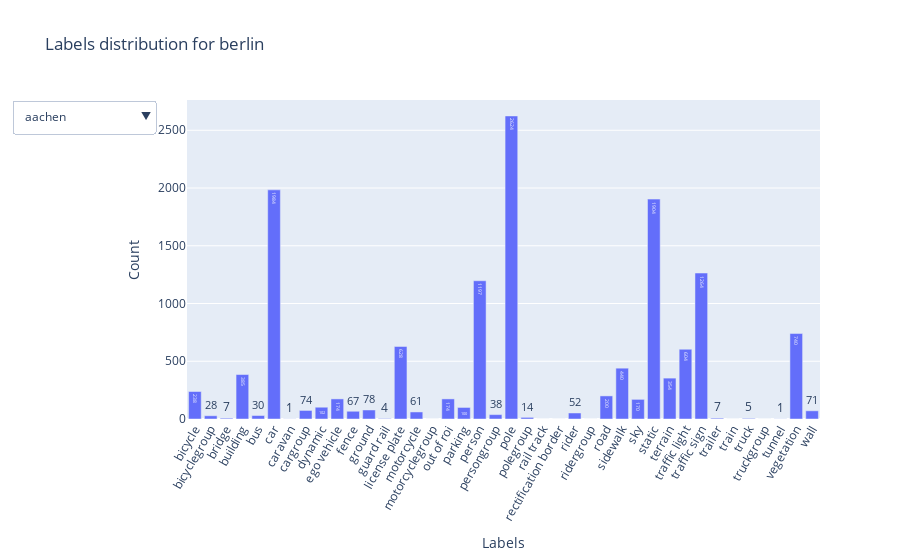

This figure's notebook cell:
### Markdown cell above
## Cities labels distribution

We now make an interactive plot where it is possible to choose the city and see the distribution for every label.

### Code cell
# Function to generate bar plot for a given city
def generate_bar_plot(city):
    city_df = df_count[df_count['city'] == city]
    city_df = city_df.sum(axis=0).drop('city').sort_index()
    trace = go.Bar(x=city_df.index, y=city_df.values, text=city_df.values)
    return trace

# Get the list of unique cities
cities = df_count['city'].unique()

# Create the dropdown menu
dropdown_menu = [
    {
        "buttons": [
            {
                "label": city,
                "method": "update",
                "args": [{"visible": [city == c for c in cities]}, {"title": f"Labels distribution for {city}"}],
            }
            for city in cities
        ],
        "direction": "down",
        "showactive": True,
    }
]

# Create the layout with the dropdown menu
layout = go.Layout(
    title="Labels Distribution for berlin",
    updatemenus=dropdown_menu,
    xaxis=dict(title="Labels", tickangle=-60),
    yaxis=dict(title='Count')
)

# Create the subplots
fig = make_subplots(rows=1, cols=1)

# Add the bar plots for each city
for city in cities:
    fig.add_trace(generate_bar_plot(city))

# Update the layout and set the initial visibility of the traces
fig.update_layout(layout)
fig.update_traces(visible=False, showlegend=False)
fig.data[0].visible = True

# Show the final plot
fig.show()

### Figure 1 — Plotly figure (JSON) as saved in the notebook; plotly's stock layout.template omitted (floating-point values rounded to 4 significant figures)
{"data": [{"showlegend": false, "text": [238, 28, 7, 385, 30, 1984, 1, 74, 102, 174, 67, 78, 4, 628, 61, 0, 174, 100, 1197, 38, 2624, 14, 0, 0, 52, 0, 200, 440, 170, 1904, 354, 604, 1264, 7, 0, 5, 0, 1, 740, 71], "type": "bar", "visible": true, "x": ["bicycle", "bicyclegroup", "bridge", "building", "bus", "car", "caravan", "cargroup", "dynamic", "ego vehicle", "fence", "ground", "guard rail", "license plate", "motorcycle", "motorcyclegroup", "out of roi", "parking", "person", "persongroup", "pole", "polegroup", "rail track", "rectification border", "rider", "ridergroup", "road", "sidewalk", "sky", "static", "terrain", "traffic light", "traffic sign", "trailer", "train", "truck", "truckgroup", "tunnel", "vegetation", "wall"], "y": [238, 28, 7, 385, 30, 1984, 1, 74, 102, 174, 67, 78, 4, 628, 61, 0, 174, 100, 1197, 38, 2624, 14, 0, 0, 52, 0, 200, 440, 170, 1904, 354, 604, 1264, 7, 0, 5, 0, 1, 740, 71]}, {"showlegend": false, "text": [26, 2, 19, 213, 2, 1084, 2, 40, 67, 96, 75, 70, 0, 287, 9, 1, 96, 66, 187, 1, 1669, 7, 9, 384, 10, 0, 101, 268, 120, 1408, 315, 548, 687, 2, 2, 4, 0, 2, 519, 83], "type": "bar", "visible": false, "x": ["bicycle", "bicyclegroup", "bridge", "building", "bus", "car", "caravan", "cargroup", "dynamic", "ego vehicle", "fence", "ground", "guard rail", "license plate", "motorcycle", "motorcyclegroup", "out of roi", "parking", "person", "persongroup", "pole", "polegroup", "rail track", "rectification border", "rider", "ridergroup", "road", "sidewalk", "sky", "static", "terrain", "traffic light", "traffic sign", "trailer", "train", "truck", "truckgroup", "tunnel", "vegetation", "wall"], "y": [26, 2, 19, 213, 2, 1084, 2, 40, 67, 96, 75, 70, 0, 287, 9, 1, 96, 66, 187, 1, 1669, 7, 9, 384, 10, 0, 101, 268, 120, 1408, 315, 548, 687, 2, 2, 4, 0, 2, 519, 83]}, {"showlegend": false, "text": [508, 107, 59, 905, 37, 2738, 15, 276, 361, 316, 272, 212, 2, 468, 53, 0, 316, 119, 1072, 101, 4578, 69, 11, 0, 248, 2, 324, 822, 295, 3583, 575, 1225, 1888, 17, 35, 54, 0, 1, 1758, 139], "type": "bar", "visible": false, "x": ["bicycle", "bicyclegroup", "bridge", "building", "bus", "car", "caravan", "cargroup", "dynamic", "ego vehicle", "fence", "ground", "guard rail", "license plate", "motorcycle", "motorcyclegroup", "out of roi", "parking", "person", "persongroup", "pole", "polegroup", "rail track", "rectification border", "rider", "ridergroup", "road", "sidewalk", "sky", "static", "terrain", "traffic light", "traffic sign", "trailer", "train", "truck", "truckgroup", "tunnel", "vegetation", "wall"], "y": [508, 107, 59, 905, 37, 2738, 15, 276, 361, 316, 272, 212, 2, 468, 53, 0, 316, 119, 1072, 101, 4578, 69, 11, 0, 248, 2, 324, 822, 295, 3583, 575, 1225, 1888, 17, 35, 54, 0, 1, 1758, 139]}, {"showlegend": false, "text": [271, 80, 22, 363, 22, 1862, 2, 137, 94, 154, 111, 138, 1, 231, 24, 0, 154, 34, 972, 72, 2728, 13, 1, 0, 131, 7, 167, 314, 164, 2753, 210, 742, 848, 2, 15, 17, 0, 2, 689, 23], "type": "bar", "visible": false, "x": ["bicycle", "bicyclegroup", "bridge", "building", "bus", "car", "caravan", "cargroup", "dynamic", "ego vehicle", "fence", "ground", "guard rail", "license plate", "motorcycle", "motorcyclegroup", "out of roi", "parking", "person", "persongroup", "pole", "polegroup", "rail track", "rectification border", "rider", "ridergroup", "road", "sidewalk", "sky", "static", "terrain", "traffic light", "traffic sign", "trailer", "train", "truck", "truckgroup", "tunnel", "vegetation", "wall"], "y": [271, 80, 22, 363, 22, 1862, 2, 137, 94, 154, 111, 138, 1, 231, 24, 0, 154, 34, 972, 72, 2728, 13, 1, 0, 131, 7, 167, 314, 164, 2753, 210, 742, 848, 2, 15, 17, 0, 2, 689, 23]}, {"showlegend": false, "text": [95, 1, 3, 220, 12, 926, 0, 48, 87, 85, 68, 87, 3, 314, 25, 0, 85, 15, 424, 11, 1492, 6, 14, 0, 40, 0, 85, 194, 101, 1229, 111, 397, 825, 1, 9, 78, 0, 5, 345, 61], "type": "bar", "visible": false, "x": ["bicycle", "bicyclegroup", "bridge", "building", "bus", "car", "caravan", "cargroup", "dynamic", "ego vehicle", "fence", "ground", "guard rail", "license plate", "motorcycle", "motorcyclegroup", "out of roi", "parking", "person", "persongroup", "pole", "polegroup", "rail track", "rectification border", "rider", "ridergroup", "road", "sidewalk", "sky", "static", "terrain", "traffic light", "traffic sign", "trailer", "train", "truck", "truckgroup", "tunnel", "vegetation", "wall"], "y": [95, 1, 3, 220, 12, 926, 0, 48, 87, 85, 68, 87, 3, 314, 25, 0, 85, 15, 424, 11, 1492, 6, 14, 0, 40, 0, 85, 194, 101, 1229, 111, 397, 825, 1, 9, 78, 0, 5, 345, 61]}, {"showlegend": false, "text": [206, 45, 14, 441, 16, 2417, 1, 182, 225, 221, 131, 140, 1, 208, 40, 0, 221, 116, 505, 50, 3824, 50, 1, 0, 32, 0, 224, 586, 216, 2890, 349, 1289, 1913, 3, 16, 8, 0, 1, 1287, 55], "type": "bar", "visible": false, "x": ["bicycle", "bicyclegroup", "bridge", "building", "bus", "car", "caravan", "cargroup", "dynamic", "ego vehicle", "fence", "ground", "guard rail", "license plate", "motorcycle", "motorcyclegroup", "out of roi", "parking", "person", "persongroup", "pole", "polegroup", "rail track", "rectification border", "rider", "ridergroup", "road", "sidewalk", "sky", "static", "terrain", "traffic light", "traffic sign", "trailer", "train", "truck", "truckgroup", "tunnel", "vegetation", "wall"], "y": [206, 45, 14, 441, 16, 2417, 1, 182, 225, 221, 131, 140, 1, 208, 40, 0, 221, 116, 505, 50, 3824, 50, 1, 0, 32, 0, 224, 586, 216, 2890, 349, 1289, 1913, 3, 16, 8, 0, 1, 1287, 55]}, {"showlegend": false, "text": [71, 3, 2, 288, 7, 912, 0, 38, 105, 109, 99, 32, 0, 96, 9, 0, 109, 38, 422, 22, 1233, 6, 1, 0, 48, 0, 109, 258, 104, 1204, 145, 185, 633, 2, 12, 3, 0, 0, 592, 91], "type": "bar", "visible": false, "x": ["bicycle", "bicyclegroup", "bridge", "building", "bus", "car", "caravan", "cargroup", "dynamic", "ego vehicle", "fence", "ground", "guard rail", "license plate", "motorcycle", "motorcyclegroup", "out of roi", "parking", "person", "persongroup", "pole", "polegroup", "rail track", "rectification border", "rider", "ridergroup", "road", "sidewalk", "sky", "static", "terrain", "traffic light", "traffic sign", "trailer", "train", "truck", "truckgroup", "tunnel", "vegetation", "wall"], "y": [71, 3, 2, 288, 7, 912, 0, 38, 105, 109, 99, 32, 0, 96, 9, 0, 109, 38, 422, 22, 1233, 6, 1, 0, 48, 0, 109, 258, 104, 1204, 145, 185, 633, 2, 12, 3, 0, 0, 592, 91]}, {"showlegend": false, "text": [523, 112, 150, 539, 116, 2848, 13, 171, 617, 248, 256, 200, 1, 830, 90, 2, 248, 156, 4412, 230, 4579, 21, 0, 992, 270, 0, 258, 557, 255, 3853, 451, 1080, 2628, 7, 5, 55, 0, 1, 1573, 99], "type": "bar", "visible": false, "x": ["bicycle", "bicyclegroup", "bridge", "building", "bus", "car", "caravan", "cargroup", "dynamic", "ego vehicle", "fence", "ground", "guard rail", "license plate", "motorcycle", "motorcyclegroup", "out of roi", "parking", "person", "persongroup", "pole", "polegroup", "rail track", "rectification border", "rider", "ridergroup", "road", "sidewalk", "sky", "static", "terrain", "traffic light", "traffic sign", "trailer", "train", "truck", "truckgroup", "tunnel", "vegetation", "wall"], "y": [523, 112, 150, 539, 116, 2848, 13, 171, 617, 248, 256, 200, 1, 830, 90, 2, 248, 156, 4412, 230, 4579, 21, 0, 992, 270, 0, 258, 557, 255, 3853, 451, 1080, 2628, 7, 5, 55, 0, 1, 1573, 99]}, {"showlegend": false, "text": [422, 155, 32, 411, 29, 2094, 7, 120, 329, 196, 90, 116, 0, 597, 60, 0, 196, 83, 1630, 71, 3747, 11, 19, 784, 244, 0, 212, 435, 210, 3182, 294, 739, 1787, 11, 6, 55, 0, 3, 906, 98], "type": "bar", "visible": false, "x": ["bicycle", "bicyclegroup", "bridge", "building", "bus", "car", "caravan", "cargroup", "dynamic", "ego vehicle", "fence", "ground", "guard rail", "license plate", "motorcycle", "motorcyclegroup", "out of roi", "parking", "person", "persongroup", "pole", "polegroup", "rail track", "rectification border", "rider", "ridergroup", "road", "sidewalk", "sky", "static", "terrain", "traffic light", "traffic sign", "trailer", "train", "truck", "truckgroup", "tunnel", "vegetation", "wall"], "y": [422, 155, 32, 411, 29, 2094, 7, 120, 329, 196, 90, 116, 0, 597, 60, 0, 196, 83, 1630, 71, 3747, 11, 19, 784, 244, 0, 212, 435, 210, 3182, 294, 739, 1787, 11, 6, 55, 0, 3, 906, 98]}, {"showlegend": false, "text": [133, 26, 3, 367, 8, 769, 1, 56, 168, 119, 138, 45, 0, 109, 18, 0, 119, 22, 626, 47, 1156, 7, 0, 0, 62, 0, 115, 285, 110, 1202, 139, 201, 563, 3, 6, 10, 0, 0, 666, 114], "type": "bar", "visible": false, "x": ["bicycle", "bicyclegroup", "bridge", "building", "bus", "car", "caravan", "cargroup", "dynamic", "ego vehicle", "fence", "ground", "guard rail", "license plate", "motorcycle", "motorcyclegroup", "out of roi", "parking", "person", "persongroup", "pole", "polegroup", "rail track", "rectification border", "rider", "ridergroup", "road", "sidewalk", "sky", "static", "terrain", "traffic light", "traffic sign", "trailer", "train", "truck", "truckgroup", "tunnel", "vegetation", "wall"], "y": [133, 26, 3, 367, 8, 769, 1, 56, 168, 119, 138, 45, 0, 109, 18, 0, 119, 22, 626, 47, 1156, 7, 0, 0, 62, 0, 115, 285, 110, 1202, 139, 201, 563, 3, 6, 10, 0, 0, 666, 114]}, {"showlegend": false, "text": [65, 4, 8, 239, 7, 758, 0, 123, 163, 99, 79, 37, 0, 74, 18, 0, 99, 32, 255, 31, 1317, 13, 0, 396, 38, 1, 101, 238, 97, 1245, 133, 292, 751, 1, 2, 9, 0, 0, 614, 20], "type": "bar", "visible": false, "x": ["bicycle", "bicyclegroup", "bridge", "building", "bus", "car", "caravan", "cargroup", "dynamic", "ego vehicle", "fence", "ground", "guard rail", "license plate", "motorcycle", "motorcyclegroup", "out of roi", "parking", "person", "persongroup", "pole", "polegroup", "rail track", "rectification border", "rider", "ridergroup", "road", "sidewalk", "sky", "static", "terrain", "traffic light", "traffic sign", "trailer", "train", "truck", "truckgroup", "tunnel", "vegetation", "wall"], "y": [65, 4, 8, 239, 7, 758, 0, 123, 163, 99, 79, 37, 0, 74, 18, 0, 99, 32, 255, 31, 1317, 13, 0, 396, 38, 1, 101, 238, 97, 1245, 133, 292, 751, 1, 2, 9, 0, 0, 614, 20]}, {"showlegend": false, "text": [51, 4, 12, 213, 4, 691, 1, 88, 72, 94, 75, 35, 0, 54, 16, 0, 94, 42, 221, 21, 1567, 11, 0, 376, 45, 1, 93, 264, 94, 1033, 171, 327, 522, 2, 0, 11, 0, 0, 452, 74], "type": "bar", "visible": false, "x": ["bicycle", "bicyclegroup", "bridge", "building", "bus", "car", "caravan", "cargroup", "dynamic", "ego vehicle", "fence", "ground", "guard rail", "license plate", "motorcycle", "motorcyclegroup", "out of roi", "parking", "person", "persongroup", "pole", "polegroup", "rail track", "rectification border", "rider", "ridergroup", "road", "sidewalk", "sky", "static", "terrain", "traffic light", "traffic sign", "trailer", "train", "truck", "truckgroup", "tunnel", "vegetation", "wall"], "y": [51, 4, 12, 213, 4, 691, 1, 88, 72, 94, 75, 35, 0, 54, 16, 0, 94, 42, 221, 21, 1567, 11, 0, 376, 45, 1, 93, 264, 94, 1033, 171, 327, 522, 2, 0, 11, 0, 0, 452, 74]}, {"showlegend": false, "text": [597, 190, 33, 671, 24, 2552, 12, 127, 353, 365, 437, 215, 0, 706, 89, 1, 365, 114, 3006, 131, 4677, 21, 56, 1460, 222, 0, 419, 963, 348, 5043, 282, 780, 2652, 6, 21, 5, 0, 9, 1337, 208], "type": "bar", "visible": false, "x": ["bicycle", "bicyclegroup", "bridge", "building", "bus", "car", "caravan", "cargroup", "dynamic", "ego vehicle", "fence", "ground", "guard rail", "license plate", "motorcycle", "motorcyclegroup", "out of roi", "parking", "person", "persongroup", "pole", "polegroup", "rail track", "rectification border", "rider", "ridergroup", "road", "sidewalk", "sky", "static", "terrain", "traffic light", "traffic sign", "trailer", "train", "truck", "truckgroup", "tunnel", "vegetation", "wall"], "y": [597, 190, 33, 671, 24, 2552, 12, 127, 353, 365, 437, 215, 0, 706, 89, 1, 365, 114, 3006, 131, 4677, 21, 56, 1460, 222, 0, 419, 963, 348, 5043, 282, 780, 2652, 6, 21, 5, 0, 9, 1337, 208]}, {"showlegend": false, "text": [58, 7, 18, 532, 15, 1988, 1, 256, 126, 196, 121, 114, 5, 344, 71, 5, 196, 18, 878, 30, 2203, 35, 0, 0, 42, 0, 210, 382, 178, 2456, 240, 619, 1267, 3, 4, 115, 0, 2, 919, 82], "type": "bar", "visible": false, "x": ["bicycle", "bicyclegroup", "bridge", "building", "bus", "car", "caravan", "cargroup", "dynamic", "ego vehicle", "fence", "ground", "guard rail", "license plate", "motorcycle", "motorcyclegroup", "out of roi", "parking", "person", "persongroup", "pole", "polegroup", "rail track", "rectification border", "rider", "ridergroup", "road", "sidewalk", "sky", "static", "terrain", "traffic light", "traffic sign", "trailer", "train", "truck", "truckgroup", "tunnel", "vegetation", "wall"], "y": [58, 7, 18, 532, 15, 1988, 1, 256, 126, 196, 121, 114, 5, 344, 71, 5, 196, 18, 878, 30, 2203, 35, 0, 0, 42, 0, 210, 382, 178, 2456, 240, 619, 1267, 3, 4, 115, 0, 2, 919, 82]}, {"showlegend": false, "text": [143, 14, 4, 426, 10, 861, 3, 21, 111, 144, 144, 86, 7, 132, 42, 0, 144, 44, 494, 3, 1205, 1, 0, 0, 80, 0, 143, 300, 131, 1458, 199, 240, 678, 4, 0, 7, 0, 0, 884, 134], "type": "bar", "visible": false, "x": ["bicycle", "bicyclegroup", "bridge", "building", "bus", "car", "caravan", "cargroup", "dynamic", "ego vehicle", "fence", "ground", "guard rail", "license plate", "motorcycle", "motorcyclegroup", "out of roi", "parking", "person", "persongroup", "pole", "polegroup", "rail track", "rectification border", "rider", "ridergroup", "road", "sidewalk", "sky", "static", "terrain", "traffic light", "traffic sign", "trailer", "train", "truck", "truckgroup", "tunnel", "vegetation", "wall"], "y": [143, 14, 4, 426, 10, 861, 3, 21, 111, 144, 144, 86, 7, 132, 42, 0, 144, 44, 494, 3, 1205, 1, 0, 0, 80, 0, 143, 300, 131, 1458, 199, 240, 678, 4, 0, 7, 0, 0, 884, 134]}, {"showlegend": false, "text": [63, 6, 5, 217, 19, 704, 0, 57, 102, 95, 78, 109, 53, 143, 36, 0, 95, 41, 228, 4, 1318, 5, 0, 0, 63, 0, 91, 191, 87, 1151, 207, 267, 562, 0, 6, 25, 1, 2, 468, 49], "type": "bar", "visible": false, "x": ["bicycle", "bicyclegroup", "bridge", "building", "bus", "car", "caravan", "cargroup", "dynamic", "ego vehicle", "fence", "ground", "guard rail", "license plate", "motorcycle", "motorcyclegroup", "out of roi", "parking", "person", "persongroup", "pole", "polegroup", "rail track", "rectification border", "rider", "ridergroup", "road", "sidewalk", "sky", "static", "terrain", "traffic light", "traffic sign", "trailer", "train", "truck", "truckgroup", "tunnel", "vegetation", "wall"], "y": [63, 6, 5, 217, 19, 704, 0, 57, 102, 95, 78, 109, 53, 143, 36, 0, 95, 41, 228, 4, 1318, 5, 0, 0, 63, 0, 91, 191, 87, 1151, 207, 267, 562, 0, 6, 25, 1, 2, 468, 49]}, {"showlegend": false, "text": [122, 11, 0, 313, 16, 951, 2, 62, 153, 142, 129, 13, 0, 105, 14, 0, 142, 6, 566, 41, 1422, 14, 0, 0, 73, 0, 141, 332, 141, 1187, 121, 155, 694, 2, 0, 9, 0, 0, 579, 126], "type": "bar", "visible": false, "x": ["bicycle", "bicyclegroup", "bridge", "building", "bus", "car", "caravan", "cargroup", "dynamic", "ego vehicle", "fence", "ground", "guard rail", "license plate", "motorcycle", "motorcyclegroup", "out of roi", "parking", "person", "persongroup", "pole", "polegroup", "rail track", "rectification border", "rider", "ridergroup", "road", "sidewalk", "sky", "static", "terrain", "traffic light", "traffic sign", "trailer", "train", "truck", "truckgroup", "tunnel", "vegetation", "wall"], "y": [122, 11, 0, 313, 16, 951, 2, 62, 153, 142, 129, 13, 0, 105, 14, 0, 142, 6, 566, 41, 1422, 14, 0, 0, 73, 0, 141, 332, 141, 1187, 121, 155, 694, 2, 0, 9, 0, 0, 579, 126]}, {"showlegend": false, "text": [137, 21, 1, 398, 11, 1016, 0, 19, 256, 122, 97, 112, 1, 98, 64, 0, 122, 18, 899, 23, 1565, 5, 0, 0, 107, 0, 125, 303, 122, 1649, 161, 547, 706, 3, 32, 19, 0, 0, 694, 99], "type": "bar", "visible": false, "x": ["bicycle", "bicyclegroup", "bridge", "building", "bus", "car", "caravan", "cargroup", "dynamic", "ego vehicle", "fence", "ground", "guard rail", "license plate", "motorcycle", "motorcyclegroup", "out of roi", "parking", "person", "persongroup", "pole", "polegroup", "rail track", "rectification border", "rider", "ridergroup", "road", "sidewalk", "sky", "static", "terrain", "traffic light", "traffic sign", "trailer", "train", "truck", "truckgroup", "tunnel", "vegetation", "wall"], "y": [137, 21, 1, 398, 11, 1016, 0, 19, 256, 122, 97, 112, 1, 98, 64, 0, 122, 18, 899, 23, 1565, 5, 0, 0, 107, 0, 125, 303, 122, 1649, 161, 547, 706, 3, 32, 19, 0, 0, 694, 99]}, {"showlegend": false, "text": [443, 82, 13, 535, 58, 2599, 2, 131, 444, 267, 242, 172, 0, 600, 109, 0, 267, 69, 2309, 124, 6786, 44, 19, 1068, 271, 2, 277, 712, 254, 4881, 231, 1138, 2636, 1, 23, 36, 0, 0, 1266, 228], "type": "bar", "visible": false, "x": ["bicycle", "bicyclegroup", "bridge", "building", "bus", "car", "caravan", "cargroup", "dynamic", "ego vehicle", "fence", "ground", "guard rail", "license plate", "motorcycle", "motorcyclegroup", "out of roi", "parking", "person", "persongroup", "pole", "polegroup", "rail track", "rectification border", "rider", "ridergroup", "road", "sidewalk", "sky", "static", "terrain", "traffic light", "traffic sign", "trailer", "train", "truck", "truckgroup", "tunnel", "vegetation", "wall"], "y": [443, 82, 13, 535, 58, 2599, 2, 131, 444, 267, 242, 172, 0, 600, 109, 0, 267, 69, 2309, 124, 6786, 44, 19, 1068, 271, 2, 277, 712, 254, 4881, 231, 1138, 2636, 1, 23, 36, 0, 0, 1266, 228]}, {"showlegend": false, "text": [11, 2, 0, 143, 1, 273, 0, 13, 45, 59, 26, 40, 2, 41, 1, 0, 59, 13, 53, 3, 317, 5, 0, 0, 7, 0, 46, 62, 47, 361, 62, 18, 154, 1, 0, 25, 0, 0, 304, 26], "type": "bar", "visible": false, "x": ["bicycle", "bicyclegroup", "bridge", "building", "bus", "car", "caravan", "cargroup", "dynamic", "ego vehicle", "fence", "ground", "guard rail", "license plate", "motorcycle", "motorcyclegroup", "out of roi", "parking", "person", "persongroup", "pole", "polegroup", "rail track", "rectification border", "rider", "ridergroup", "road", "sidewalk", "sky", "static", "terrain", "traffic light", "traffic sign", "trailer", "train", "truck", "truckgroup", "tunnel", "vegetation", "wall"], "y": [11, 2, 0, 143, 1, 273, 0, 13, 45, 59, 26, 40, 2, 41, 1, 0, 59, 13, 53, 3, 317, 5, 0, 0, 7, 0, 46, 62, 47, 361, 62, 18, 154, 1, 0, 25, 0, 0, 304, 26]}, {"showlegend": false, "text": [721, 149, 9, 482, 39, 1795, 6, 16, 273, 174, 104, 100, 0, 224, 39, 0, 174, 70, 1057, 15, 2741, 6, 0, 0, 278, 0, 175, 443, 177, 3545, 320, 505, 1318, 11, 0, 32, 0, 0, 1153, 99], "type": "bar", "visible": false, "x": ["bicycle", "bicyclegroup", "bridge", "building", "bus", "car", "caravan", "cargroup", "dynamic", "ego vehicle", "fence", "ground", "guard rail", "license plate", "motorcycle", "motorcyclegroup", "out of roi", "parking", "person", "persongroup", "pole", "polegroup", "rail track", "rectification border", "rider", "ridergroup", "road", "sidewalk", "sky", "static", "terrain", "traffic light", "traffic sign", "trailer", "train", "truck", "truckgroup", "tunnel", "vegetation", "wall"], "y": [721, 149, 9, 482, 39, 1795, 6, 16, 273, 174, 104, 100, 0, 224, 39, 0, 174, 70, 1057, 15, 2741, 6, 0, 0, 278, 0, 175, 443, 177, 3545, 320, 505, 1318, 11, 0, 32, 0, 0, 1153, 99]}], "layout": {"title": {"text": "Labels distribution for berlin"}, "updatemenus": [{"buttons": [{"args": [{"visible": [true, false, false, false, false, false, false, false, false, false, false, false, false, false, false, false, false, false, false, false, false]}, {"title": "Labels distribution for aachen"}], "label": "aachen", "method": "update"}, {"args": [{"visible": [false, true, false, false, false, false, false, false, false, false, false, false, false, false, false, false, false, false, false, false, false]}, {"title": "Labels distribution for bochum"}], "label": "bochum", "method": "update"}, {"args": [{"visible": [false, false, true, false, false, false, false, false, false, false, false, false, false, false, false, false, false, false, false, false, false]}, {"title": "Labels distribution for bremen"}], "label": "bremen", "method": "update"}, {"args": [{"visible": [false, false, false, true, false, false, false, false, false, false, false, false, false, false, false, false, false, false, false, false, false]}, {"title": "Labels distribution for cologne"}], "label": "cologne", "method": "update"}, {"args": [{"visible": [false, false, false, false, true, false, false, false, false, false, false, false, false, false, false, false, false, false, false, false, false]}, {"title": "Labels distribution for darmstadt"}], "label": "darmstadt", "method": "update"}, {"args": [{"visible": [false, false, false, false, false, true, false, false, false, false, false, false, false, false, false, false, false, false, false, false, false]}, {"title": "Labels distribution for dusseldorf"}], "label": "dusseldorf", "method": "update"}, {"args": [{"visible": [false, false, false, false, false, false, true, false, false, false, false, false, false, false, false, false, false, false, false, false, false]}, {"title": "Labels distribution for erfurt"}], "label": "erfurt", "method": "update"}, {"args": [{"visible": [false, false, false, false, false, false, false, true, false, false, false, false, false, false, false, false, false, false, false, false, false]}, {"title": "Labels distribution for hamburg"}], "label": "hamburg", "method": "update"}, {"args": [{"visible": [false, false, false, false, false, false, false, false, true, false, false, false, false, false, false, false, false, false, false, false, false]}, {"title": "Labels distribution for hanover"}], "label": "hanover", "method": "update"}, {"args": [{"visible": [false, false, false, false, false, false, false, false, false, true, false, false, false, false, false, false, false, false, false, false, false]}, {"title": "Labels distribution for jena"}], "label": "jena", "method": "update"}, {"args": [{"visible": [false, false, false, false, false, false, false, false, false, false, true, false, false, false, false, false, false, false, false, false, false]}, {"title": "Labels distribution for krefeld"}], "label": "krefeld", "method": "update"}, {"args": [{"visible": [false, false, false, false, false, false, false, false, false, false, false, true, false, false, false, false, false, false, false, false, false]}, {"title": "Labels distribution for monchengladbach"}], "label": "monchengladbach", "method": "update"}, {"args": [{"visible": [false, false, false, false, false, false, false, false, false, false, false, false, true, false, false, false, false, false, false, false, false]}, {"title": "Labels distribution for strasbourg"}], "label": "strasbourg", "method": "update"}, {"args": [{"visible": [false, false, false, false, false, false, false, false, false, false, false, false, false, true, false, false, false, false, false, false, false]}, {"title": "Labels distribution for stuttgart"}], "label": "stuttgart", "method": "update"}, {"args": [{"visible": [false, false, false, false, false, false, false, false, false, false, false, false, false, false, true, false, false, false, false, false, false]}, {"title": "Labels distribution for tubingen"}], "label": "tubingen", "method": "update"}, {"args": [{"visible": [false, false, false, false, false, false, false, false, false, false, false, false, false, false, false, true, false, false, false, false, false]}, {"title": "Labels distribution for ulm"}], "label": "ulm", "method": "update"}, {"args": [{"visible": [false, false, false, false, false, false, false, false, false, false, false, false, false, false, false, false, true, false, false, false, false]}, {"title": "Labels distribution for weimar"}], "label": "weimar", "method": "update"}, {"args": [{"visible": [false, false, false, false, false, false, false, false, false, false, false, false, false, false, false, false, false, true, false, false, false]}, {"title": "Labels distribution for zurich"}], "label": "zurich", "method": "update"}, {"args": [{"visible": [false, false, false, false, false, false, false, false, false, false, false, false, false, false, false, false, false, false, true, false, false]}, {"title": "Labels distribution for frankfurt"}], "label": "frankfurt", "method": "update"}, {"args": [{"visible": [false, false, false, false, false, false, false, false, false, false, false, false, false, false, false, false, false, false, false, true, false]}, {"title": "Labels distribution for lindau"}], "label": "lindau", "method": "update"}, {"args": [{"visible": [false, false, false, false, false, false, false, false, false, false, false, false, false, false, false, false, false, false, false, false, true]}, {"title": "Labels distribution for munster"}], "label": "munster", "method": "update"}], "direction": "down", "showactive": true}], "xaxis": {"anchor": "y", "domain": [0, 1], "tickangle": -60, "title": {"text": "Labels"}}, "yaxis": {"anchor": "x", "domain": [0, 1], "title": {"text": "Count"}}}}
